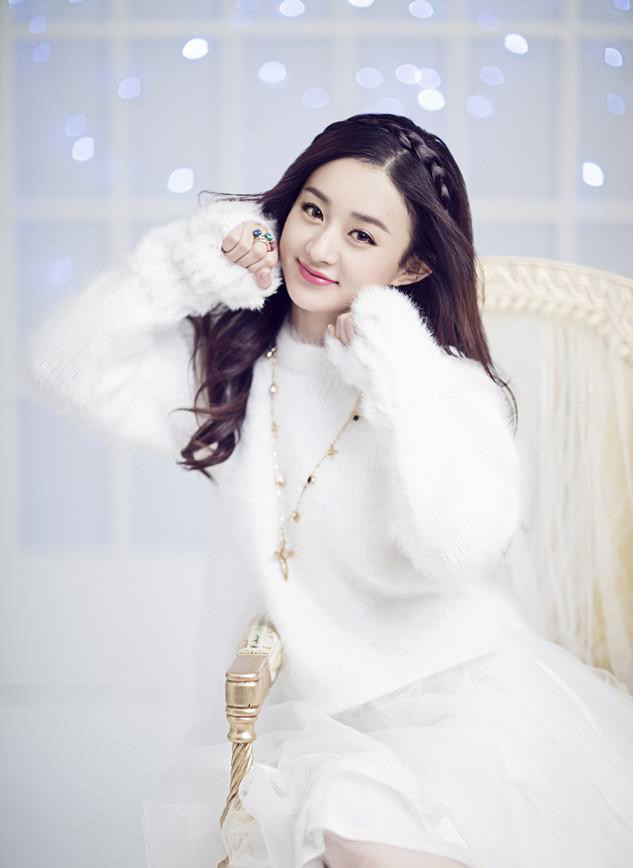
#> input picture opencv-tutorial/image/zly.jpg, 633 x 868 px, found by its file name
$ python 'tutorial_12_模板匹配.py'
#> lines starting #> are read from the running program, lines starting #| are printed output that depends on the picture; after the words box and inside, x2 and y2 are one past the last pixel; in counts of white or black regions, pixels touching at a corner belong together
#> further down, src is the input picture: shape (868, 633, 3); mean B, G, R 213.4, 208.3, 209.3
import cv2 as cv
import numpy as np


# 模板匹配，就是在整个图像区域发现与给定子图像匹配的小块区域，
# 需要模板图像T和待检测图像-源图像S
# 工作方法：在待检测的图像上，从左到右，从上倒下计算模板图像与重叠子图像匹配度，
# 匹配度越大，两者相同的可能性越大。


def template_demo():
    tpl = cv.imread("C:/Users/lcx/Pictures/testimage/zlyhead.png")
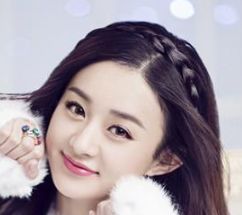
#> input picture opencv-tutorial/image/zlyhead.png, 242 x 215 px, found by its file name
#> tpl is the input picture: shape (215, 242, 3); mean B, G, R 159.5, 151.5, 162.6
    target = cv.imread("C:/Users/lcx/Pictures/testimage/zly.jpg")
    cv.imshow("template", tpl)
    cv.imshow("target", target)
    methods = [cv.TM_SQDIFF_NORMED, cv.TM_CCORR_NORMED, cv.TM_CCOEFF_NORMED]  # 三种模板匹配方法
    th, tw = tpl.shape[:2]
#> th = 215; tw = 242

    for md  in methods:
        print(md)               #????为什么打印的是1，3，5
        result = cv.matchTemplate(target, tpl, md)  # 得到匹配结果
        min_val, max_val, min_loc, max_loc = cv.minMaxLoc(result)
        if md == cv.TM_SQDIFF_NORMED:  # cv.TM_SQDIFF_NORMED最小时最相似，其他最大时最相似
            tl = min_loc
        else:
            tl = max_loc
        br = (tl[0] + tw, tl[1] + th)
        cv.rectangle(target, tl, br, (0, 0, 255), 2)  # tl为左上角坐标，br为右下角坐标，从而画出矩形
        cv.imshow("match-"+np.str(md), target)
#> this loop made 3 passes
#> (min_val, max_val, min_loc, tl, br) on passes 2 to 3: (0.756, 0.94, (314, 91), (245, 94), (487, 309)), (-0.392, 0.702, (336, 574), (245, 95), (487, 310))
#> (min_val, max_val, max_loc, tl, br) on pass 1: (0.0966, 0.481, (319, 114), (245, 92), (487, 307))
#> pass 1, in template_demo, `result = cv.matchTemplate(target, tpl, md)`:
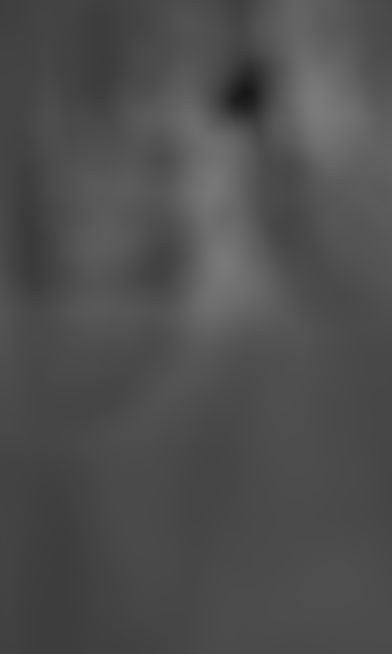
#> result: shape (654, 392) float32; min 0.0966, max 0.481, mean 0.307
#> pass 1, in template_demo, `cv.imshow("match-"+np.str(md), target)`:
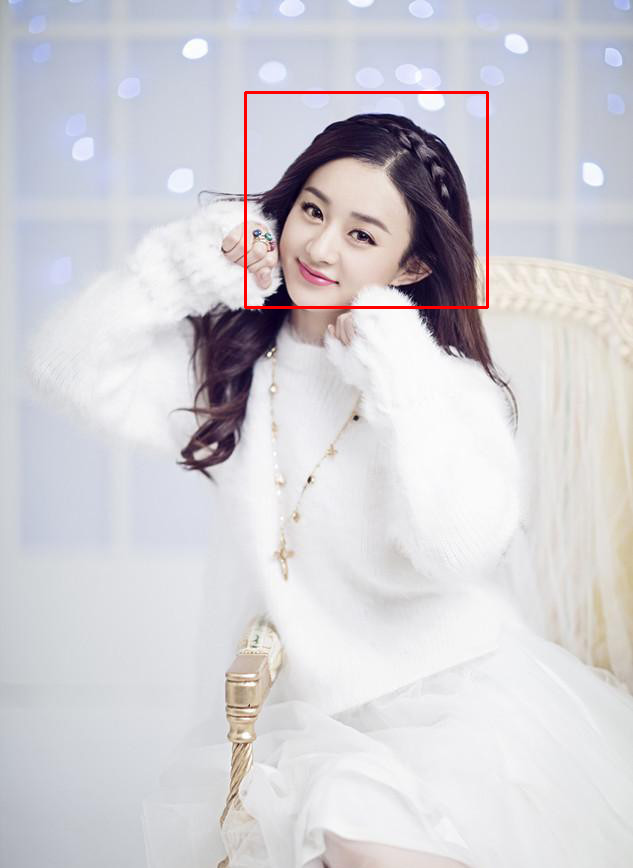
#> window 'match-1': shape (868, 633, 3); mean B, G, R 212.4, 207.3, 209.5
#> pass 2, in template_demo, `result = cv.matchTemplate(target, tpl, md)`:
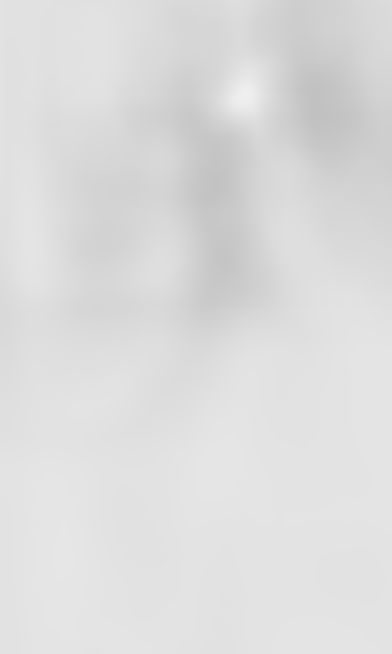
#> result: shape (654, 392) float32; min 0.756, max 0.94, mean 0.866
#> pass 2, in template_demo, `cv.imshow("match-"+np.str(md), target)`:
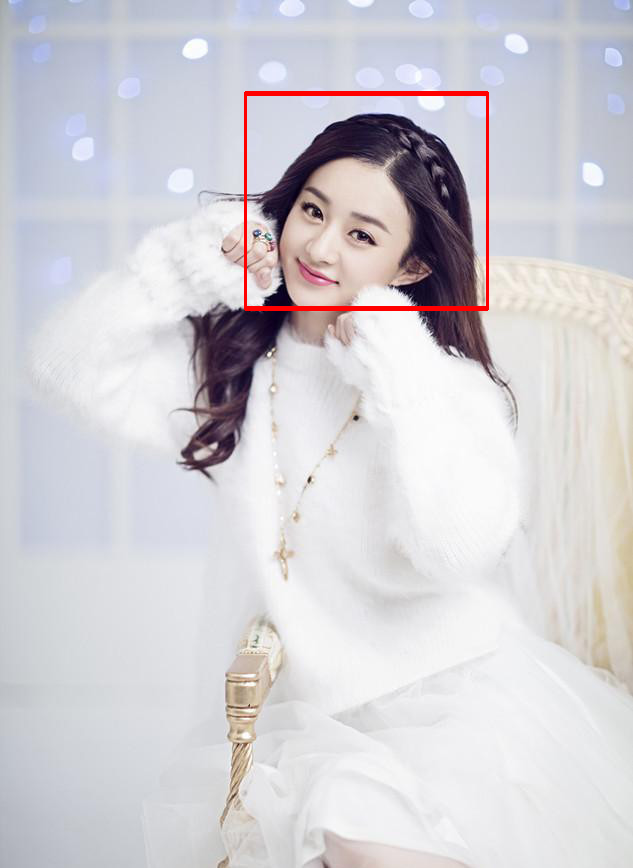
#> window 'match-3': shape (868, 633, 3); mean B, G, R 212.1, 207, 209.7
#> after the loop:
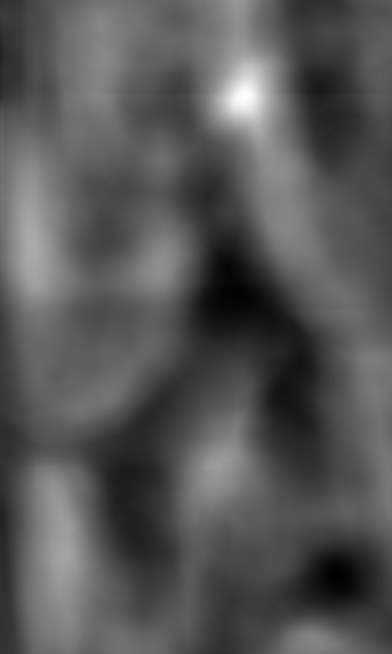
#> result: shape (654, 392) float32; min -0.392, max 0.702, mean -0.0188; drawn with min black and max white
#> after the loop:
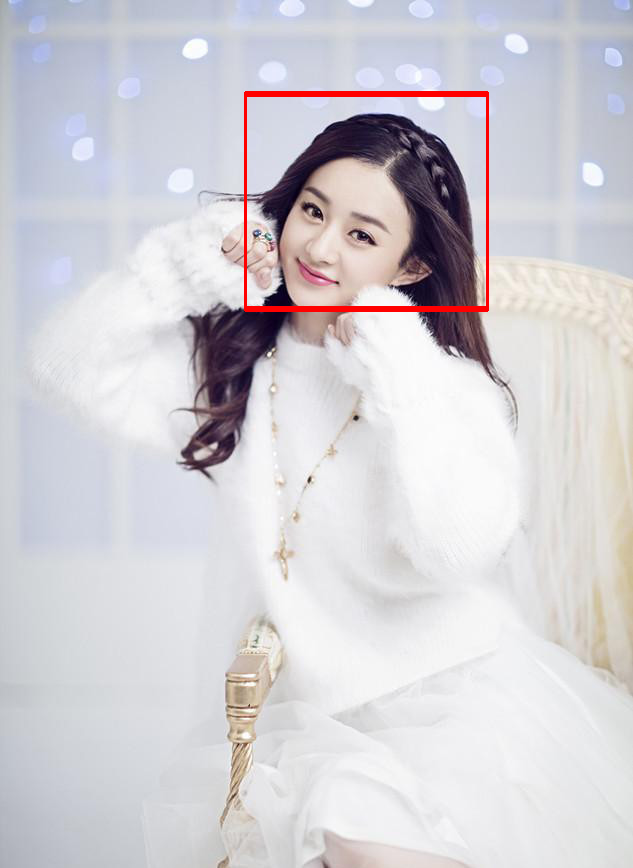
#> target: shape (868, 633, 3); 0.76% of pixels changed, all inside (x1, y1, x2, y2) = (244, 91, 489, 312)


src = cv.imread("C:/Users/lcx/Pictures/testimage/zly.jpg")  # 读入图片放进src中
cv.namedWindow("zly")  # 创建窗口
cv.imshow("zly", src)  # 将src图片放入该创建的窗口中
template_demo()
cv.waitKey(0) # 等有键输入或者1000ms后自动将窗口消除，0表示只用键输入结束窗口
cv.destroyAllWindows()  # 关闭所有窗口
